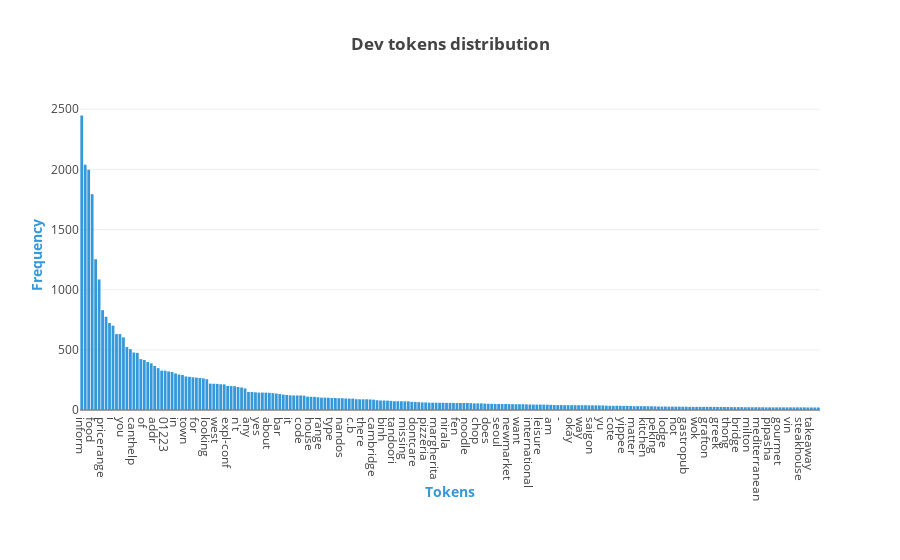

Notebook code cell kept with this figure:
### Code cell
dev_X_axis = []
dev_Y_axis = []
dev_top_tokens = []
sorted_dict = sorted(dev_vocabulary.items(), key = itemgetter(1), reverse = True)

for token, token_count in sorted_dict:
    if len(dev_top_tokens) <= 10:
        dev_top_tokens.append((token, token_count))
    if token_count > 20:
        dev_X_axis.append(token)
        dev_Y_axis.append(token_count)

assert(len(dev_X_axis) == len(dev_Y_axis)) 

plotly.offline.iplot({
    "data": [Bar(orientation = "v",
                 x = dev_X_axis,
                 y = dev_Y_axis,
                 marker = dict(color = "#3498db"))],
    "layout": Layout(title = "<b>Dev tokens distribution</b>",
                     xaxis = dict(title = "<b>Tokens</b>", dtick = 3, titlefont = dict(color = "#3498db")),
                     yaxis = dict(title = "<b>Frequency</b>", titlefont = dict(color = "#3498db")),
                     margin = Margin(b = 150)
                    )
})


logging.info("Dev top tokens:\t{}".format(dev_top_tokens))

### Figure 1 — Plotly figure (JSON) as saved in the notebook; plotly's stock layout.template omitted (floating-point values rounded to 4 significant figures; data arrays with more than 128 entries replaced by an {"elided": "..."} marker saying what was removed)
{"data": [{"marker": {"color": "#3498db"}, "orientation": "v", "type": "bar", "uid": "815f871a-67ba-4b5d-8987-1328f3e9ac19", "x": {"elided": "213 str values"}, "y": {"elided": "213 int values"}}], "layout": {"margin": {"b": 150}, "title": "<b>Dev tokens distribution</b>", "xaxis": {"dtick": 3, "title": "<b>Tokens</b>", "titlefont": {"color": "#3498db"}}, "yaxis": {"title": "<b>Frequency</b>", "titlefont": {"color": "#3498db"}}}}
